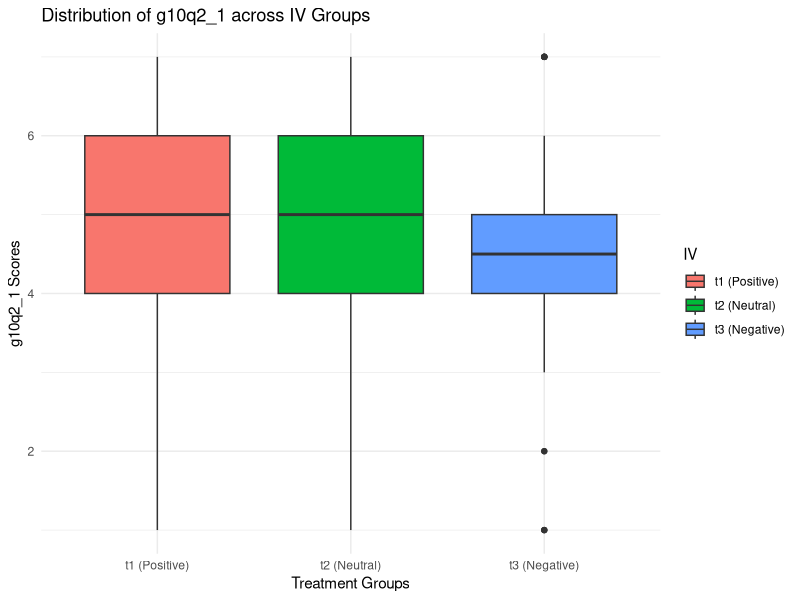
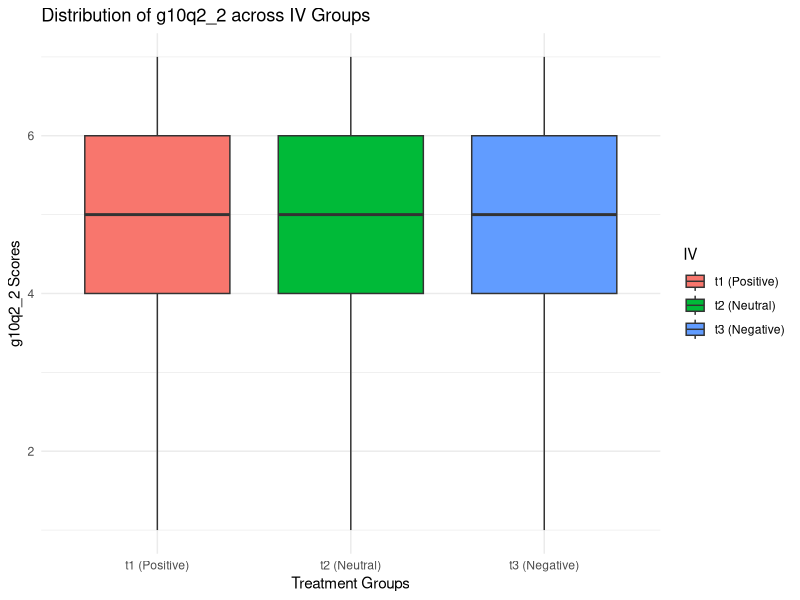
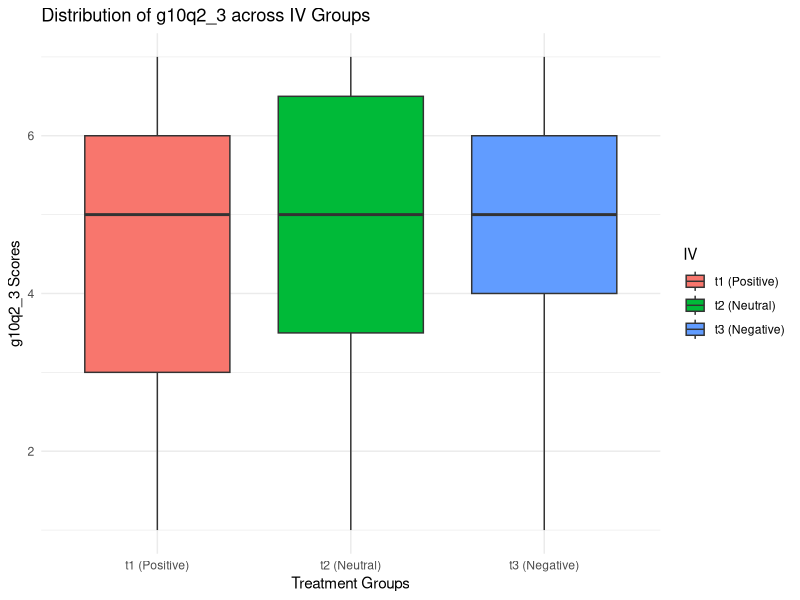
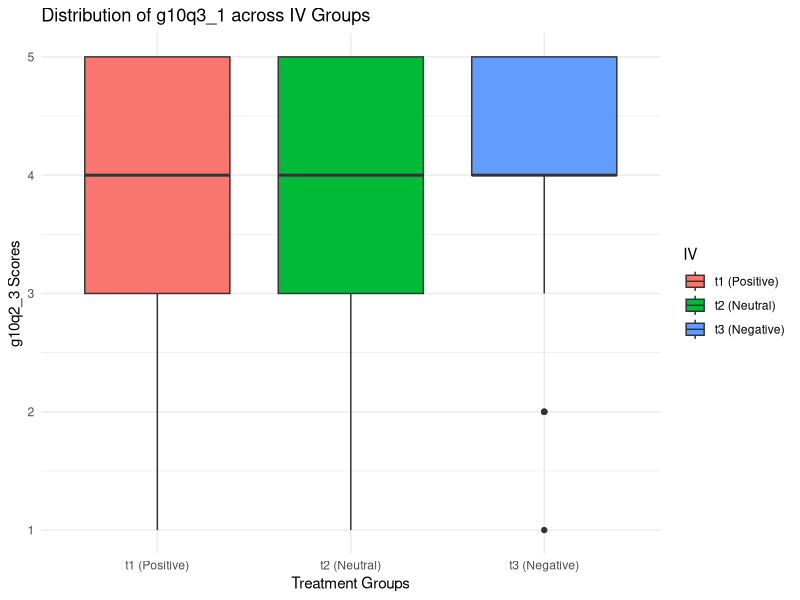
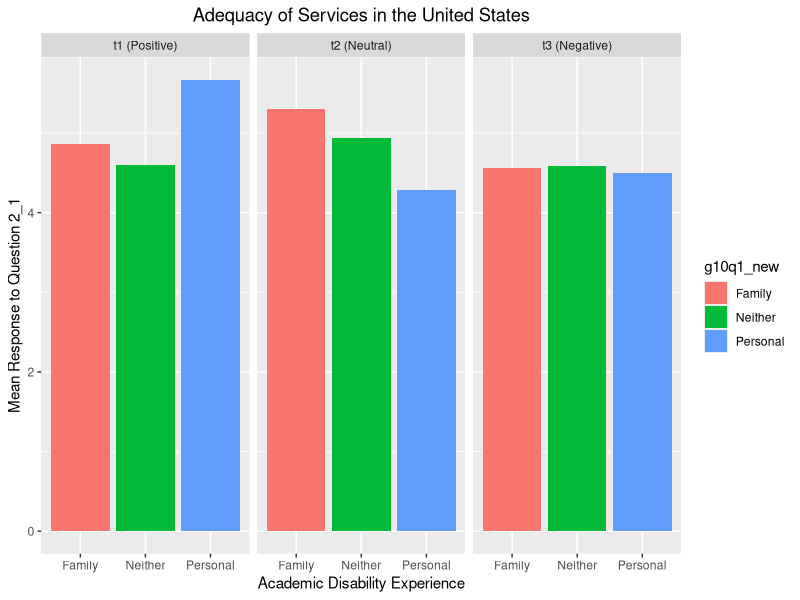
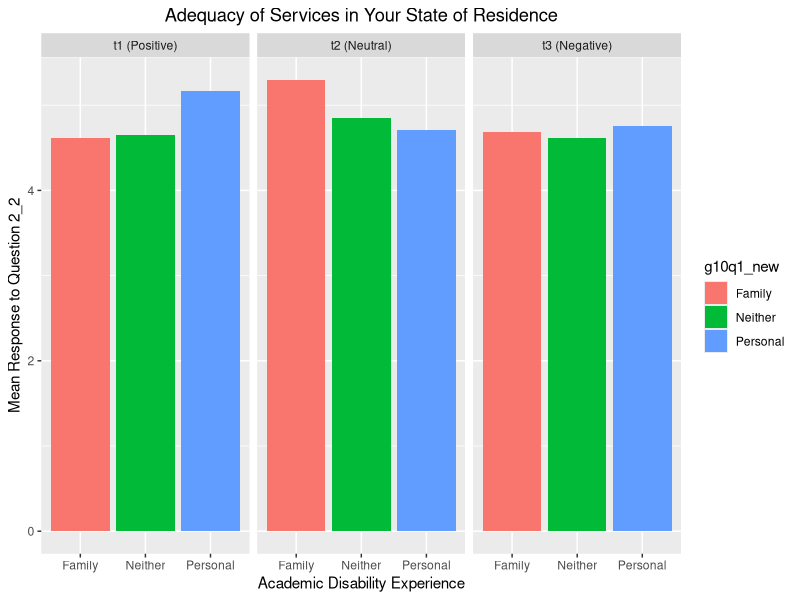
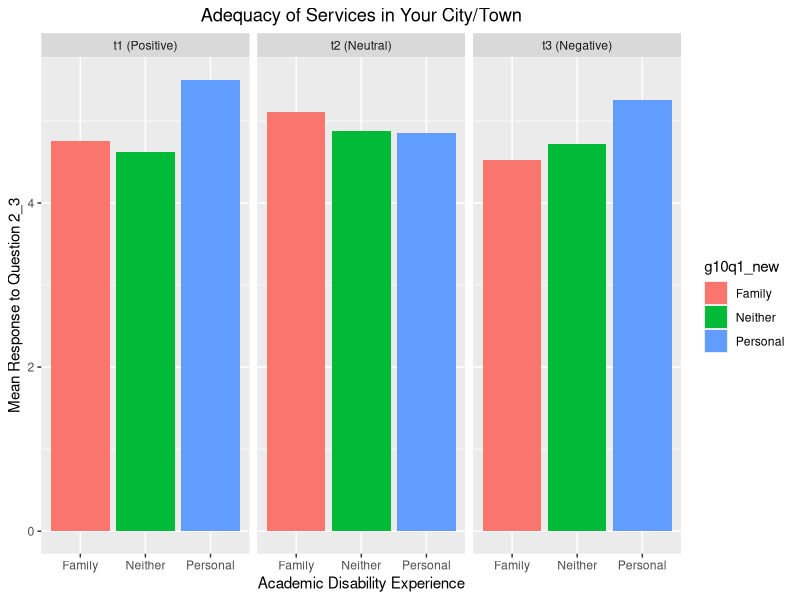
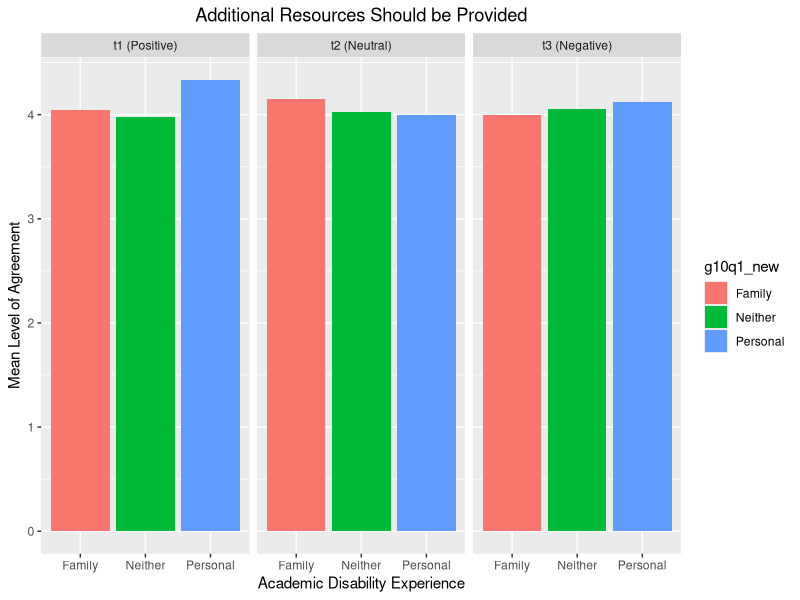

These figures' R source, in order:
## ---- chunk 1
library(ggplot2)
library(dplyr)

data <- read.csv("Survey_Data.csv")

data$experience <- ifelse(data$g10q1 == "Neither", 0, 1)
# 0 = no experience
# 1 = personal/family experience

data <- data |>
  mutate(
    g10q1_new = recode(
      g10q1,
      `I have been diagnosed with a learning disability.` = "Personal",
      `I have not been diagnosed with a learning disability, but a family member has been diagnosed with a learning disability.` 
      = "Family"
    )
    )

data <- data |>
  mutate(
    IV = recode(
      IV,
      t1 = "t1 (Positive)",
      t2 = "t2 (Neutral)",
      t3 = "t3 (Negative)"
    )
  )

unique(data$g10q3_1)

data <- data |>
  mutate(g10q3_1_numeric = case_when(
    g10q3_1 == "Strongly Disagree" ~ 1,
    g10q3_1 == "Disagree" ~ 2,
    g10q3_1 == "Neutral" ~ 3,
    g10q3_1 == "Agree" ~ 4,
    g10q3_1 == "Strongly Agree" ~ 5
  )
  )

## ---- chunk 2
anova_g10q2_1 <- aov(g10q2_1 ~ IV, data = data)
anova_g10q2_2 <- aov(g10q2_2 ~ IV, data = data)
anova_g10q2_3 <- aov(g10q2_3 ~ IV, data = data)
anova_g10q3_1 <- aov(g10q3_1_numeric ~ IV, data = data)

# Summarize the ANOVA results
print("Perceptions of adequacy of academic services for those with learning disabilities in the United States:")
summary(anova_g10q2_1)

print("Perceptions of adequacy of academic services for those with learning disabilities in the Your State:")
summary(anova_g10q2_2)

print("Perceptions of adequacy of academic services for those with learning disabilities in the Your City/Town:")
summary(anova_g10q2_3)

print("Additional resources to improve quality of academic services for those with learning disabilities:")
summary(anova_g10q3_1)

## ---- chunk 3

# Define the degrees of freedom
df1 <- 2    # Between-groups degrees of freedom
df2 <- 208  # Within-groups degrees of freedom

# Calculate the critical F-value
critical_value <- qf(.95, df1, df2)

# Print the critical F-value
print(critical_value)

## ---- chunk 4

# Boxplot for g10q2_1 across IV groups
ggplot(data, aes(x = IV, y = g10q2_1, fill = IV)) +
  geom_boxplot() +
  labs(title = "Distribution of g10q2_1 across IV Groups",
       x = "Treatment Groups",
       y = "g10q2_1 Scores") +
  theme_minimal()

# Boxplot for g10q2_2 across IV groups
ggplot(data, aes(x = IV, y = g10q2_2, fill = IV)) +
  geom_boxplot() +
  labs(title = "Distribution of g10q2_2 across IV Groups",
       x = "Treatment Groups",
       y = "g10q2_2 Scores") +
  theme_minimal()

# Boxplot for g10q2_3 across IV groups
ggplot(data, aes(x = IV, y = g10q2_3, fill = IV)) +
  geom_boxplot() +
  labs(title = "Distribution of g10q2_3 across IV Groups",
       x = "Treatment Groups",
       y = "g10q2_3 Scores") +
  theme_minimal()

ggplot(data, aes(x = IV, y = g10q3_1_numeric, fill = IV)) +
    geom_boxplot() +
  labs(title = "Distribution of g10q3_1 across IV Groups",
       x = "Treatment Groups",
       y = "g10q2_3 Scores") +
  theme_minimal()

## ---- chunk 5
ggplot(data, aes(fill = g10q1_new, y = g10q2_1, x = g10q1_new)) + 
    geom_bar(position="dodge", stat="summary", fun = "mean") +
  facet_wrap(~IV) + 
  labs(x = "Academic Disability Experience",
       y = "Mean Response to Question 2_1",
       title = "Adequacy of Services in the United States") + 
  theme(plot.title = element_text(hjust = 0.5))

ggplot(data, aes(fill = g10q1_new, y = g10q2_2, x = g10q1_new)) + 
    geom_bar(position="dodge", stat="summary", fun = "mean") +
  facet_wrap(~IV) + 
  labs(x = "Academic Disability Experience",
       y = "Mean Response to Question 2_2",
       title = "Adequacy of Services in Your State of Residence") + 
  theme(plot.title = element_text(hjust = 0.5))

ggplot(data, aes(fill = g10q1_new, y = g10q2_3, x = g10q1_new)) + 
    geom_bar(position="dodge", stat="summary", fun = "mean") +
  facet_wrap(~IV) + 
  labs(x = "Academic Disability Experience",
       y = "Mean Response to Question 2_3",
       title = "Adequacy of Services in Your City/Town") + 
  theme(plot.title = element_text(hjust = 0.5))

ggplot(data, aes(fill = g10q1_new, y = g10q3_1_numeric, x = g10q1_new)) + 
    geom_bar(position="dodge", stat="summary", fun = "mean") +
  facet_wrap(~IV) + 
  labs(x = "Academic Disability Experience",
       y = "Mean Level of Agreement",
       title = "Additional Resources Should be Provided") + 
  theme(plot.title = element_text(hjust = 0.5))
